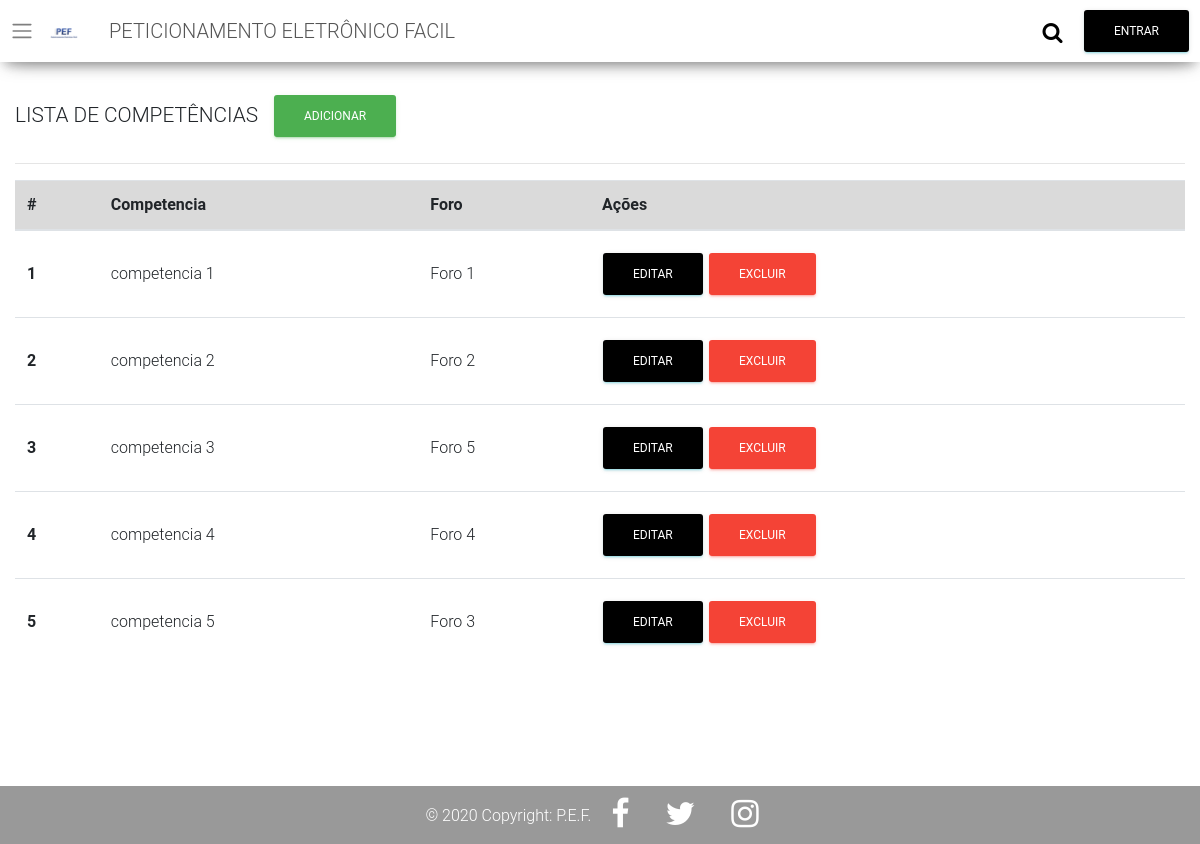
The app's page /src/competence/list.php with its own data.
### tables this page shows
CREATE TABLE `COMPETENCIA` (
  `Codigo` int unsigned NOT NULL AUTO_INCREMENT,
  `Nome` varchar(100) NOT NULL,
  `FORO_Codigo` int unsigned NOT NULL,
  PRIMARY KEY (`Codigo`),
  KEY `fk_COMPETENCIA_FORO_idx` (`FORO_Codigo`),
  CONSTRAINT `fk_COMPETENCIA_FORO` FOREIGN KEY (`FORO_Codigo`) REFERENCES `FORO` (`Codigo`)
);

CREATE TABLE `FORO` (
  `Codigo` int unsigned NOT NULL AUTO_INCREMENT,
  `Nome` varchar(100) NOT NULL,
  PRIMARY KEY (`Codigo`)
);

### src/competence/list.php (the view, shortened to what this page needs)
<!DOCTYPE html>
<html lang="pt-br">
<head>
    <link rel="stylesheet" href="https://stackpath.bootstrapcdn.com/bootstrap/4.4.1/css/bootstrap.min.css">
    <link rel="stylesheet" href="https://stackpath.bootstrapcdn.com/font-awesome/4.7.0/css/font-awesome.min.css">
    <link rel="stylesheet" href="/styles/global.css">
	<link rel="stylesheet" href="/styles/lib.css">
	<link rel="stylesheet" href="https://cdn.jsdelivr.net/npm/sweetalert2@8.19.0/dist/sweetalert2.min.css">
</head>
<body>
    <?php include('../../config/connection.php'); ?>
    <?php include('../../components/header.php'); ?>
    <div style="margin-top: 85px;">
        <h4 class="custom-form-title">LISTA DE COMPETÊNCIAS <span><a class='btn btn-success ml-3' href="insert.php"> Adicionar</a></span></h4>
        <hr>
        <table class="table table-stripped">
            <thead>
                <tr class='table-active'>
                <th scope="col">#</th>
                <th scope="col">Competencia</th>
                <th scope="col">Foro</th>
                <th scope="col">Ações</th>
                </tr>
            </thead>
            <tbody>
                <?php
                    $sql = "SELECT cp.*, f.Nome as fNome FROM COMPETENCIA cp
                    INNER JOIN FORO f ON cp.FORO_Codigo = f.Codigo";
                    $response = mysqli_query($connection, $sql);
                    if( $response )
                    {
                        $numRows = mysqli_num_rows($response);
                        if($numRows > 0)
                        {
                            while ($line = mysqli_fetch_array($response))
                            {
                                $id = $line['Codigo'];
                                $nome = $line['Nome'];
                                $foro = $line['fNome'];
                                echo "<tr>
                                        <th scope='row'>$id</th>
                                        <td>$nome</td>
                                        <td>$foro</td>
                                        <td>
                                            <a href='edit.php?Codigo=$id' class='btn btn-info'>Editar</a>
                                            <a href='delete.php?Codigo=$id' class='btn btn-danger'>Excluir</a>
                                        </td>
                                    </tr>";
                            }
                        } else {
                            echo "<tr>
                                    <th colspan='3'> Nenhum regsitro encontrado.</th>
                                </tr>";
                        }
                    } else {
                        echo "<tr>
                                    <th colspan='3'> Nenhum regsitro encontrado.</th>
                                </tr>";
                    }
                ?>
            </tbody>
        </table>
    </div>
    <?php include('../../components/footer.php'); ?>
</body>
</html>

### styles/global.css (style rules this page uses)
html { position: relative; min-height: 100%; padding-bottom:129px; }
body { background-color: #ececec; margin-bottom: 50px; overflow: hidden; }
.btn { margin-left: 10px; margin-bottom: 5px; padding: 10px; }
.custom-form-title { text-transform: uppercase; display: flex; align-items: center; }
.table td, .table th { vertical-align: middle!important; }

### styles/lib.css (style rules this page uses)
body, h1, h2, h3, h4, h5, h6, .h1, .h2, .h3, .h4 { font-family: "Roboto", "Helvetica", "Arial", sans-serif; font-weight: 300; line-height: 1.5em; }
a { color: #180081; }
* { -webkit-tap-highlight-color: rgba(255, 255, 255, 0); -webkit-tap-highlight-color: transparent; }
h4, .h4 { font-size: 1.3em; line-height: 1.4em; }
.btn { border: none; border-radius: 3px; position: relative; padding: 12px 30px; margin: 10px 1px; font-size: 12px; font-weight: 400; text-transform: uppercase; letter-spacing: 0; will-change: box-shadow, transform; transition: box-shadow 0.2s cubic-bezier(0.4, 0, 1, 1), background-color 0.2s cubic-bezier(0.4, 0, 0.2, 1); }
.btn, .btn.btn-default { box-shadow: 0 2px 2px 0 rgba(153, 153, 153, 0.14), 0 3px 1px -2px rgba(153, 153, 153, 0.2), 0 1px 5px 0 rgba(153, 153, 153, 0.12); }
.btn, .btn:hover, .btn:focus, .btn:active, .btn.active, .btn:active:focus, .btn:active:hover, .btn.active:focus, .btn.active:hover, .open > .btn.dropdown-toggle, .open > .btn.dropdown-toggle:focus, .open > .btn.dropdown-toggle:hover, .btn.btn-default, .btn.btn-default:hover, .btn.btn-default:focus, .btn.btn-default:active, .btn.btn-default.active, .btn.btn-default:active:focus, .btn.btn-default:active:hover, .btn.btn-default.active:focus, .btn.btn-default.active:hover, .open > .btn.btn-default.dropdown-toggle, .open > .btn.btn-default.dropdown-toggle:focus, .open > .btn.btn-default.dropdown-toggle:hover { background-color: #999999; color: #FFFFFF; }
.btn.btn-info { box-shadow: 0 2px 2px 0 rgba(0, 188, 212, 0.14), 0 3px 1px -2px rgba(0, 188, 212, 0.2), 0 1px 5px 0 rgba(0, 0, 0, 0.12); }
.btn.btn-info, .btn.btn-info:hover, .btn.btn-info:focus, .btn.btn-info:active, .btn.btn-info.active, .btn.btn-info:active:focus, .btn.btn-info:active:hover, .btn.btn-info.active:focus, .btn.btn-info.active:hover, .open > .btn.btn-info.dropdown-toggle, .open > .btn.btn-info.dropdown-toggle:focus, .open > .btn.btn-info.dropdown-toggle:hover { background-color: #000; color: #FFFFFF; }
.btn.btn-success { box-shadow: 0 2px 2px 0 rgba(76, 175, 80, 0.14), 0 3px 1px -2px rgba(76, 175, 80, 0.2), 0 1px 5px 0 rgba(76, 175, 80, 0.12); }
.btn.btn-success, .btn.btn-success:hover, .btn.btn-success:focus, .btn.btn-success:active, .btn.btn-success.active, .btn.btn-success:active:focus, .btn.btn-success:active:hover, .btn.btn-success.active:focus, .btn.btn-success.active:hover, .open > .btn.btn-success.dropdown-toggle, .open > .btn.btn-success.dropdown-toggle:focus, .open > .btn.btn-success.dropdown-toggle:hover { background-color: #4caf50; color: #FFFFFF; }
.btn.btn-danger { box-shadow: 0 2px 2px 0 rgba(244, 67, 54, 0.14), 0 3px 1px -2px rgba(244, 67, 54, 0.2), 0 1px 5px 0 rgba(244, 67, 54, 0.12); }
.btn.btn-danger, .btn.btn-danger:hover, .btn.btn-danger:focus, .btn.btn-danger:active, .btn.btn-danger.active, .btn.btn-danger:active:focus, .btn.btn-danger:active:hover, .btn.btn-danger.active:focus, .btn.btn-danger.active:hover, .open > .btn.btn-danger.dropdown-toggle, .open > .btn.btn-danger.dropdown-toggle:focus, .open > .btn.btn-danger.dropdown-toggle:hover { background-color: #f44336; color: #FFFFFF; }
body { background-color: #fff; }

### records on screen
competencia: Codigo "1", Nome "competencia 1", FORO_Codigo.Nome "Foro 1"
competencia: Codigo "2", Nome "competencia 2", FORO_Codigo.Nome "Foro 2"
competencia: Codigo "3", Nome "competencia 3", FORO_Codigo.Nome "Foro 5"
competencia: Codigo "4", Nome "competencia 4", FORO_Codigo.Nome "Foro 4"
competencia: Codigo "5", Nome "competencia 5", FORO_Codigo.Nome "Foro 3"
